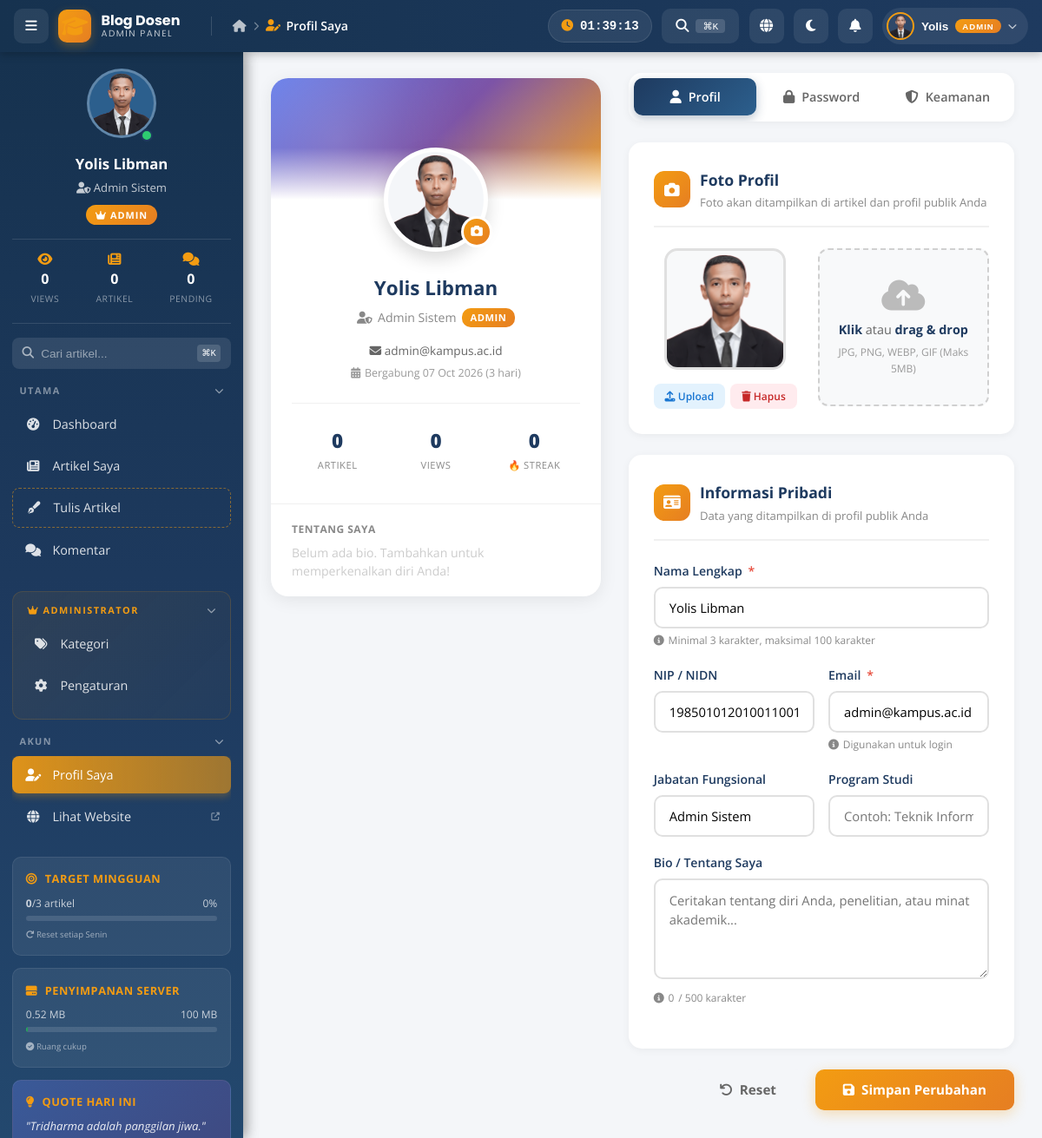
Screenshot of /admin/profile.php (signed in) with the database file from the repository.
### tables this page shows
CREATE TABLE `users` (
  `id` int(11) NOT NULL,
  `nama` varchar(100) NOT NULL,
  `email` varchar(100) NOT NULL,
  `password` varchar(255) NOT NULL,
  `nip` varchar(50) DEFAULT NULL,
  `jabatan` varchar(100) DEFAULT NULL,
  `prodi` varchar(100) DEFAULT NULL,
  `foto` varchar(255) DEFAULT 'default.png',
  `bio` text,
  `role` enum('admin','dosen') DEFAULT 'dosen',
  `status` enum('active','inactive') DEFAULT 'active',
  `created_at` timestamp NULL DEFAULT CURRENT_TIMESTAMP,
  `updated_at` timestamp NULL DEFAULT CURRENT_TIMESTAMP ON UPDATE CURRENT_TIMESTAMP
);

### admin/profile.php (the view, shortened to what the rows shown need)
<?php
require_once __DIR__ . '/../config/functions.php';
$userId = $_SESSION['user_id'];
$user = null;
try {
    $stmt = db()->prepare("SELECT * FROM users WHERE id = ?");
    $stmt->execute([$userId]);
    $user = $stmt->fetch();
} catch (Exception $e) {}
$userStats = [
    'articles' => 0,
    'published' => 0,
    'drafts' => 0,
    'views' => 0,
    'comments' => 0,
    'streak' => 0,
    'member_since' => $user['created_at'] ?? date('Y-m-d'),
];
try {
    $stmt = db()->prepare("
        SELECT
            COUNT(*) as total,
            SUM(CASE WHEN status='published' THEN 1 ELSE 0 END) as published,
            SUM(CASE WHEN status='draft' THEN 1 ELSE 0 END) as drafts,
            IFNULL(SUM(views), 0) as total_views
        FROM articles WHERE author_id = ?
    ");
    $stmt->execute([$userId]);
    $s = $stmt->fetch();
    if ($s) {
        $userStats['articles'] = (int)$s['total'];
        $userStats['published'] = (int)$s['published'];
        $userStats['drafts'] = (int)$s['drafts'];
        $userStats['views'] = (int)$s['total_views'];
    }
    $stmt = db()->prepare("
        SELECT COUNT(*) FROM comments c
        JOIN articles a ON c.article_id = a.id
        WHERE a.author_id = ?
    ");
    $stmt->execute([$userId]);
    $userStats['comments'] = (int)$stmt->fetchColumn();
} catch (Exception $e) {}
$fotoPath = !empty($user['foto']) ? $user['foto'] : 'assets/uploads/default.png';
if (strpos($fotoPath, 'http') === 0) {
    $avatarUrl = $fotoPath;
} else {
    $avatarUrl = url(ltrim($fotoPath, '/'));
}
$avatarFallback = 'https://ui-avatars.com/api/?name=' . urlencode($user['nama']) . '&background=1e3a5f&color=fff&size=300';
$memberDays = floor((time() - strtotime($userStats['member_since'])) / 86400);
include __DIR__ . '/../includes/admin-header.php';
include __DIR__ . '/../includes/sidebar.php';
?>
<main class="admin-main">
    <div class="profile-layout">
        <div class="profile-card">
            <div class="profile-avatar-wrap">
                <img src="<?php echo $avatarUrl; ?>"
                     onerror="this.src='<?php echo $avatarFallback; ?>'"
                     alt="<?php echo htmlspecialchars($user['nama']); ?>"
                     class="profile-avatar"
                     id="sidebarAvatar">
                <button type="button" class="profile-avatar-edit"
                        onclick="switchTab('profile'); document.getElementById('foto').click();"
                        title="Edit foto">
                    <i class="fas fa-camera"></i>
                </button>
            </div>
            <div class="profile-info">
                <h2 class="profile-name"><?php echo htmlspecialchars($user['nama']); ?></h2>
                <div class="profile-role">
                    <i class="fas fa-<?php echo ($user['role'] ?? '') === 'admin' ? 'user-shield' : 'user-graduate'; ?>"></i>
                    <?php echo htmlspecialchars($user['jabatan'] ?: 'Dosen'); ?>
                    <?php if (($user['role'] ?? '') === 'admin'): ?>
                        <span class="admin-badge">ADMIN</span>
                    <?php endif; ?>
                </div>
                <div class="profile-email">
                    <i class="fas fa-envelope"></i>
                    <?php echo htmlspecialchars($user['email']); ?>
                </div>
                <div class="profile-join">
                    <i class="fas fa-calendar-alt"></i>
                    Bergabung <?php echo date('d M Y', strtotime($userStats['member_since'])); ?>
                    (<?php echo $memberDays; ?> hari)
                </div>
                <div class="profile-stats-grid">
                    <div class="profile-stat">
                    </div>
                    <div class="profile-stat">
                    </div>
                    <div class="profile-stat">
                    </div>
                </div>
            </div>
        </div>
        <div class="profile-main">
            <div class="profile-panel active" id="panel-profile">
                <form method="POST" enctype="multipart/form-data" id="profileForm" autocomplete="off">
                    <div class="form-section">
                        <div class="photo-upload-wrap">
                            <div class="photo-preview-area">
                                <img src="<?php echo $avatarUrl; ?>"
                                     onerror="this.src='<?php echo $avatarFallback; ?>'"
                                     alt="Preview"
                                     class="photo-preview-img"
                                     id="photoPreview">
                                <div class="photo-actions">
                                    <button type="button" class="photo-action-btn upload"
                                            onclick="document.getElementById('foto').click()">
                                    </button>
                                    <button type="button" class="photo-action-btn remove"
                                            onclick="removePhoto()"
                                            <?php echo empty($user['foto']) ? 'disabled style="opacity:0.5;cursor:not-allowed;"' : ''; ?>>
                                    </button>
                                </div>
                            </div>
                        </div>
                    </div>
                    <div class="form-section">
                        <div class="form-field-ult">
                            <label>Nama Lengkap <span class="required">*</span></label>
                            <input type="text" name="nama" class="form-input-ult"
                                   value="<?php echo htmlspecialchars($user['nama']); ?>"
                                   required maxlength="100">
                            <small class="field-help">
                                <i class="fas fa-info-circle"></i> Minimal 3 karakter, maksimal 100 karakter
                            </small>
                        </div>
                        <div class="form-row-ult">
                            <div class="form-field-ult">
                                <label>NIP / NIDN</label>
                                <input type="text" name="nip" class="form-input-ult"
                                       value="<?php echo htmlspecialchars($user['nip'] ?? ''); ?>"
                                       placeholder="Contoh: 198501012010011001">
                            </div>
                            <div class="form-field-ult">
                                <label>Email <span class="required">*</span></label>
                                <input type="email" name="email" class="form-input-ult"
                                       value="<?php echo htmlspecialchars($user['email']); ?>"
                                       required>
                                <small class="field-help">
                                    <i class="fas fa-info-circle"></i> Digunakan untuk login
                                </small>
                            </div>
                        </div>
                        <div class="form-row-ult">
                            <div class="form-field-ult">
                                <label>Jabatan Fungsional</label>
                                <input type="text" name="jabatan" class="form-input-ult"
                                       value="<?php echo htmlspecialchars($user['jabatan'] ?? ''); ?>"
                                       placeholder="Contoh: Lektor Kepala">
                            </div>
                        </div>
                        <div class="form-field-ult">
                            <small class="field-help">
                                <i class="fas fa-info-circle"></i>
                                <span id="bioCounter"><?php echo strlen($user['bio'] ?? ''); ?></span> / 500 karakter
                            </small>
                        </div>
                    </div>
                </form>
            </div>
        </div>
    </div>
</main>
<?php include __DIR__ . '/../includes/admin-footer.php'; ?>

### includes/admin-header.php (shortened to what the rows shown need)
<?php
$adminUserId  = isset($_SESSION['user_id']) ? (int)$_SESSION['user_id'] : 0;
$adminIsAdmin = (isset($_SESSION['user_role']) && $_SESSION['user_role'] === 'admin');
$adminUser = [
    'nama'    => isset($_SESSION['user_name']) ? $_SESSION['user_name'] : 'User',
    'foto'    => null,
    'jabatan' => 'Dosen',
    'email'   => '',
    'prodi'   => '',
];
try {
    if ($adminUserId > 0) {
        $st = db()->prepare("SELECT nama, foto, jabatan, email, prodi FROM users WHERE id = ?");
        $st->execute([$adminUserId]);
        $row = $st->fetch();
        if ($row) $adminUser = array_merge($adminUser, $row);
    }
} catch (Exception $e) {}
$adminAvatarUrl = fotoUrl($adminUser['foto'] ?? '');
$adminAvatarFallback = 'https://ui-avatars.com/api/?name=' . urlencode($adminUser['nama']) . '&background=1e3a5f&color=fff&size=80';
$adminFirstName = explode(' ', $adminUser['nama'])[0];
?>
<!DOCTYPE html>
<html lang="id" data-theme="light">
<head>
    <link rel="stylesheet" href="<?php echo asset('css/style.css'); ?>">
    <link rel="stylesheet" href="<?php echo asset('css/admin.css'); ?>">
    <link rel="stylesheet" href="https://cdnjs.cloudflare.com/ajax/libs/font-awesome/6.4.0/css/all.min.css">
</head>
<body class="admin-body">
<div class="admin-topbar">
    <div class="topbar-drop-wrap">
        <button class="topbar-user" onclick="topbarToggleDrop('adminUserDrop')">
            <img src="<?php echo $adminAvatarUrl; ?>"
                 onerror="this.src='<?php echo $adminAvatarFallback; ?>'"
                 alt="Avatar"
                 class="topbar-user-avatar">
            <span class="topbar-username"><?php echo htmlspecialchars($adminFirstName); ?></span>
            <?php if ($adminIsAdmin): ?>
                <span class="topbar-role-badge">ADMIN</span>
            <?php endif; ?>
            <i class="fas fa-chevron-down"></i>
        </button>
    </div>
</div>
<?php include __DIR__ . '/sidebar.php'; ?>

### includes/sidebar.php (shortened to what the rows shown need)
<?php
$isAdmin = (isset($_SESSION['user_role']) && $_SESSION['user_role'] === 'admin');
$userId = isset($_SESSION['user_id']) ? $_SESSION['user_id'] : 0;
$userInfo = [
    'nama' => isset($_SESSION['user_name']) ? $_SESSION['user_name'] : 'User',
    'foto' => '/assets/uploads/default.png',
    'jabatan' => 'Dosen',
];
try {
    $stmt = db()->prepare("SELECT nama, foto, jabatan FROM users WHERE id = ?");
    $stmt->execute([$userId]);
    $u = $stmt->fetch();
    if ($u) {
        $userInfo['nama'] = $u['nama'];
        $userInfo['foto'] = $u['foto'] ?: '/assets/uploads/default.png';
        $userInfo['jabatan'] = $u['jabatan'] ?: 'Dosen';
    }
} catch (Exception $e) {}
?>
<aside class="admin-sidebar" id="adminSidebar">
    <div class="sidebar-header">
        <div class="user-profile">
            <div class="user-avatar-wrapper">
                <img src="<?php echo fotoUrl($userInfo['foto']); ?>"
                     alt="Avatar"
                     class="user-avatar"
                     onerror="this.src='https://ui-avatars.com/api/?name=<?php echo urlencode($userInfo['nama']); ?>&background=1e3a5f&color=fff&size=100'">
                <span class="status-indicator" title="Online"></span>
            </div>
            <div class="user-info">
                <h3><?php echo htmlspecialchars($userInfo['nama']); ?></h3>
                <p class="user-role">
                    <i class="fas fa-<?php echo $isAdmin ? 'user-shield' : 'user-graduate'; ?>"></i>
                    <?php echo htmlspecialchars($userInfo['jabatan']); ?>
                </p>
                <?php if ($isAdmin): ?>
                    <span class="badge badge-admin">
                        <i class="fas fa-crown"></i> ADMIN
                    </span>
                <?php endif; ?>
            </div>
        </div>
    </div>
</aside>

### rows the page displays
users: foto (picture), nama "Yolis", nama "Yolis Libman Yolis Libman", jabatan "Admin Sistem Admin Sistem", nama "Yolis Libman", jabatan "Admin Sistem", email "admin@kampus.ac.id", nip "198501012010011001", bio "0"

### other values shown
$currentBreadcrumb['label'] "Profil Saya"
$sidebarStats['total_views'] "0 0"
$sidebarStats['total_articles'] "0 0"
$sidebarStats['pending_comments'] "0 0"
$weeklyArticles "0 0"
$weeklyTarget "3 3"
$weeklyProgress "0 0"
$storageUsedMB "0.52 0.52"
$storageLimit "100 100"
date('d M Y', strtotime($userStats['member_since'])) "07 Oct 2026"
$memberDays "3"
$userStats['articles'] "0"
$userStats['views'] "0"
$userStats['streak'] "0"
